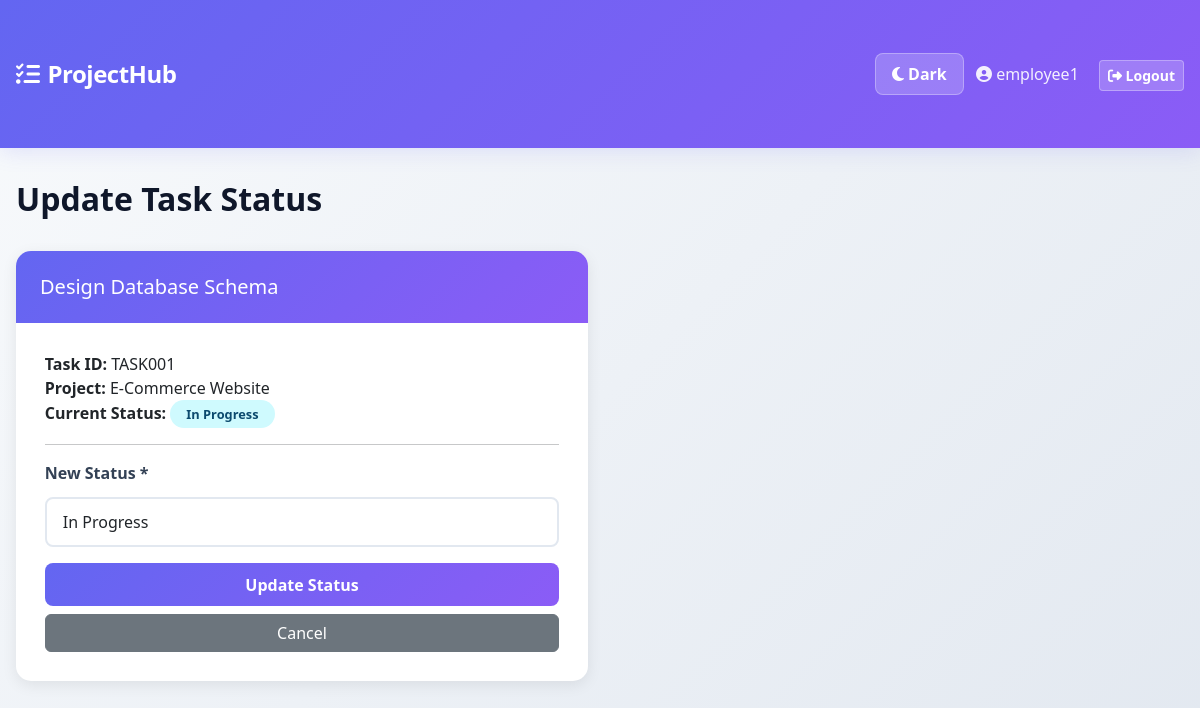
Page /employee/task/1/update/ (signed in) on the committed database.
### planner_app/models.py (models this page shows, shortened)
class Planner(models.Model):
    username = models.CharField(max_length=10, unique=True)
    password_hash = models.CharField(max_length=128)
    type = models.CharField(max_length=10)  # 'admin' or 'employee'
    dark_mode = models.BooleanField(default=False)  # Dark mode toggle
    class Meta:
        abstract = True

class Employee(Planner):
    employee_id = models.CharField(max_length=10, unique=True)

class Task(models.Model):
    STATUS_CHOICES = [
        ('pending', 'Pending'),
        ('in_progress', 'In Progress'),
        ('completed', 'Completed'),
    ]
    PRIORITY_CHOICES = [
        ('low', 'Low'),
        ('medium', 'Medium'),
        ('high', 'High'),
    ]
    task_id = models.CharField(max_length=10, unique=True)
    task_title = models.CharField(max_length=100)
    task_description = models.CharField(max_length=200)
    project = models.ForeignKey(Project, on_delete=models.CASCADE, related_name="tasks")
    assigned_to = models.ForeignKey(Employee, on_delete=models.SET_NULL, null=True, blank=True, related_name="tasks")
    status = models.CharField(max_length=20, choices=STATUS_CHOICES, default='pending')
    priority = models.CharField(max_length=10, choices=PRIORITY_CHOICES, default='medium')  # New priority field
    created_at = models.DateTimeField(auto_now_add=True)
    updated_at = models.DateTimeField(auto_now=True)

class Project(models.Model):
    project_id = models.CharField(max_length=10, unique=True)
    project_title = models.CharField(max_length=100)
    created_by = models.ForeignKey(Admin, on_delete=models.CASCADE, related_name="projects")
    created_at = models.DateTimeField(auto_now_add=True)

### planner_app/views.py (the view)
# urls.py: path('employee/task/<int:task_id>/update/', views.update_task_status, name='update_task_status'),
def update_task_status(request, task_id):
    if request.session.get('user_type') != 'employee':
        return redirect('home')
    employee = Employee.objects.get(id=request.session.get('user_id'))
    task = get_object_or_404(Task, id=task_id)
    if task.assigned_to.id != employee.id:
        return redirect('employee_dashboard')
    if request.method == 'POST':
        form = TaskStatusForm(request.POST, instance=task)
        if form.is_valid():
            form.save()
            return redirect('task_details', task_id=task.id)
    else:
        form = TaskStatusForm(instance=task)
    return render(request, 'update_task_status.html', {'task': task, 'form': form})

### planner_app/forms.py
class TaskStatusForm(forms.ModelForm):
    class Meta:
        model = Task
        fields = ['assigned_to', 'status', 'priority']
        widgets = {
            'assigned_to': forms.Select(attrs={'class': 'form-control'}),
            'status': forms.Select(attrs={'class': 'form-control'}),
            'priority': forms.Select(attrs={'class': 'form-control'}),
        }

### planner_app/templates/update_task_status.html (shortened to what this page needs)
{% extends 'base.html' %}
{% block content %}
<div class="row mb-4">
    <div class="col-md-12">
        <h2>Update Task Status</h2>
    </div>
</div>
<div class="row">
    <div class="col-md-6">
        <div class="card">
            <div class="card-header">
                <h5 class="mb-0">{{ task.task_title }}</h5>
            </div>
            <div class="card-body">
                <div class="mb-3">
                    <strong>Task ID:</strong> {{ task.task_id }}<br>
                    <strong>Project:</strong> {{ task.project.project_title }}<br>
                    <strong>Current Status:</strong>
                    {% if task.status == 'pending' %}
                        <span class="badge badge-pending">Pending</span>
                    {% elif task.status == 'in_progress' %}
                        <span class="badge badge-in-progress">In Progress</span>
                    {% else %}
                        <span class="badge badge-completed">Completed</span>
                    {% endif %}<br>
                </div>
                <hr>
                <form method="POST" action="{% url 'update_task_status' task.id %}">
                    <div class="mb-3">
                        <label for="{{ form.status.id_for_label }}" class="form-label">New Status *</label>
                        {{ form.status }}
                    </div>
                    <div class="d-grid gap-2">
                        <button type="submit" class="btn btn-primary">Update Status</button>
                        <a href="{% url 'task_details' task.id %}" class="btn btn-secondary">Cancel</a>
                    </div>
                </form>
            </div>
        </div>
    </div>
</div>
{% endblock %}

### planner_app/templates/base.html (shortened to what this page needs)
<!DOCTYPE html>
<html lang="en">
<head>
    <link href="https://cdn.jsdelivr.net/npm/bootstrap@5.3.0/dist/css/bootstrap.min.css" rel="stylesheet">
    <link href="https://cdnjs.cloudflare.com/ajax/libs/font-awesome/6.4.0/css/all.min.css" rel="stylesheet">
</head>
<body>
    <nav class="navbar navbar-dark">
        <div class="container-fluid">
            <a class="navbar-brand" href="/">
                <i class="fas fa-tasks"></i>ProjectHub
            </a>
            <div>
                <button class="dark-mode-toggle me-2" id="darkModeToggle">
                    <i class="fas fa-moon"></i> <span id="darkModeText">Dark</span>
                </button>
                <span class="navbar-text me-3">
                    <i class="fas fa-user-circle"></i> {{ request.session.username }}
                </span>
                <a href="{% url 'logout' %}" class="btn btn-light btn-sm">
                    <i class="fas fa-sign-out-alt"></i> Logout
                </a>
            </div>
        </div>
    </nav>
    <div class="container-fluid">
        {% block content %}{% endblock %}
    </div>
</body>
</html>

### planner_app/templates/base.html (style rules this page uses)
:root { --primary-color: #6366f1; --secondary-color: #8b5cf6; --success-color: #10b981; --warning-color: #f59e0b; --danger-color: #ef4444; --dark-bg: #0f172a; --light-bg: #f8fafc; }
* { margin: 0; padding: 0; box-sizing: border-box; }
body { background: linear-gradient(135deg, #f8fafc 0%, #e2e8f0 100%); min-height: 100vh; font-family: 'Segoe UI', Tahoma, Geneva, Verdana, sans-serif; color: #1e293b; }
.navbar { background: linear-gradient(135deg, var(--primary-color) 0%, var(--secondary-color) 100%); box-shadow: 0 4px 20px rgba(99, 102, 241, 0.15); padding: 1.2rem 0; border-bottom: none; }
.navbar-brand { font-weight: 700; font-size: 1.5em; color: white !important; letter-spacing: -0.5px; }
.navbar-brand i { margin-right: 0.5rem; }
.navbar-text { color: rgba(255, 255, 255, 0.9) !important; font-weight: 500; }
.btn-light { background: rgba(255, 255, 255, 0.2) !important; border: 1px solid rgba(255, 255, 255, 0.3) !important; color: white !important; font-weight: 600; transition: all 0.3s ease; }
.card { border: none; border-radius: 15px; box-shadow: 0 4px 15px rgba(0, 0, 0, 0.08); transition: all 0.3s ease; overflow: hidden; }
.card-header { background: linear-gradient(135deg, var(--primary-color) 0%, var(--secondary-color) 100%); color: white; border: none; padding: 1.5rem; font-weight: 600; }
.card-body { padding: 1.8rem; }
.btn-primary { background: linear-gradient(135deg, var(--primary-color) 0%, var(--secondary-color) 100%); border: none; font-weight: 600; padding: 0.6rem 1.5rem; border-radius: 8px; transition: all 0.3s ease; }
.badge { padding: 0.5rem 1rem; font-weight: 600; border-radius: 20px; font-size: 0.8rem; }
.badge-in-progress { background: #cffafe; color: #0c4a6e; }
.form-control, .form-select { border: 2px solid #e2e8f0; border-radius: 8px; padding: 0.7rem 1rem; font-weight: 500; transition: all 0.3s ease; }
.form-label { font-weight: 600; color: #334155; margin-bottom: 0.7rem; }
h1, h2 { color: #0f172a; font-weight: 700; margin-bottom: 0.5rem; }
.container-fluid { padding: 2rem 1rem; }
.dark-mode-toggle { background: rgba(255, 255, 255, 0.2); border: 1px solid rgba(255, 255, 255, 0.3); color: white !important; font-weight: 600; border-radius: 8px; padding: 0.5rem 1rem; transition: all 0.3s ease; cursor: pointer; }

### rows in the picture
Employee: session.username "employee1"
Task: task_title "Design Database Schema", task_id "TASK001", project.project_title "E-Commerce Website", status "In Progress"
